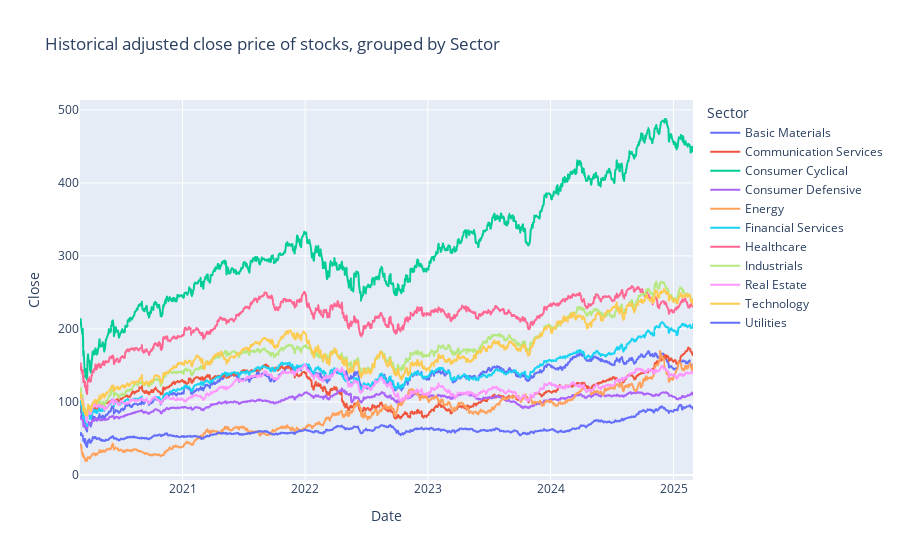

Source (notebook cell):
### Code cell
#Plots the average price of each sector over the last 5 years. 
fig = px.line(grouped_data, x='Date', y='Close', color=group, 
              title = f'Historical adjusted close price of stocks, grouped by {group}',
              labels = {
                  'date' : 'Date',
                  'close' : 'Closing price (adjusted)'
                })
fig

### Figure 1 — Plotly figure (JSON) as saved in the notebook; plotly's stock layout.template omitted (floating-point values rounded to 4 significant figures; data arrays with more than 128 entries replaced by an {"elided": "..."} marker saying what was removed)
{"data": [{"hovertemplate": "Sector=Basic Materials<br>Date=%{x}<br>Close=%{y}<extra></extra>", "legendgroup": "Basic Materials", "line": {"color": "#636efa", "dash": "solid"}, "marker": {"symbol": "circle"}, "mode": "lines", "name": "Basic Materials", "showlegend": true, "type": "scattergl", "x": {"elided": "1257 str values"}, "xaxis": "x", "y": {"elided": "1257 float values"}, "yaxis": "y"}, {"hovertemplate": "Sector=Communication Services<br>Date=%{x}<br>Close=%{y}<extra></extra>", "legendgroup": "Communication Services", "line": {"color": "#EF553B", "dash": "solid"}, "marker": {"symbol": "circle"}, "mode": "lines", "name": "Communication Services", "showlegend": true, "type": "scattergl", "x": {"elided": "1257 str values"}, "xaxis": "x", "y": {"elided": "1257 float values"}, "yaxis": "y"}, {"hovertemplate": "Sector=Consumer Cyclical<br>Date=%{x}<br>Close=%{y}<extra></extra>", "legendgroup": "Consumer Cyclical", "line": {"color": "#00cc96", "dash": "solid"}, "marker": {"symbol": "circle"}, "mode": "lines", "name": "Consumer Cyclical", "showlegend": true, "type": "scattergl", "x": {"elided": "1257 str values"}, "xaxis": "x", "y": {"elided": "1257 float values"}, "yaxis": "y"}, {"hovertemplate": "Sector=Consumer Defensive<br>Date=%{x}<br>Close=%{y}<extra></extra>", "legendgroup": "Consumer Defensive", "line": {"color": "#ab63fa", "dash": "solid"}, "marker": {"symbol": "circle"}, "mode": "lines", "name": "Consumer Defensive", "showlegend": true, "type": "scattergl", "x": {"elided": "1257 str values"}, "xaxis": "x", "y": {"elided": "1257 float values"}, "yaxis": "y"}, {"hovertemplate": "Sector=Energy<br>Date=%{x}<br>Close=%{y}<extra></extra>", "legendgroup": "Energy", "line": {"color": "#FFA15A", "dash": "solid"}, "marker": {"symbol": "circle"}, "mode": "lines", "name": "Energy", "showlegend": true, "type": "scattergl", "x": {"elided": "1257 str values"}, "xaxis": "x", "y": {"elided": "1257 float values"}, "yaxis": "y"}, {"hovertemplate": "Sector=Financial Services<br>Date=%{x}<br>Close=%{y}<extra></extra>", "legendgroup": "Financial Services", "line": {"color": "#19d3f3", "dash": "solid"}, "marker": {"symbol": "circle"}, "mode": "lines", "name": "Financial Services", "showlegend": true, "type": "scattergl", "x": {"elided": "1257 str values"}, "xaxis": "x", "y": {"elided": "1257 float values"}, "yaxis": "y"}, {"hovertemplate": "Sector=Healthcare<br>Date=%{x}<br>Close=%{y}<extra></extra>", "legendgroup": "Healthcare", "line": {"color": "#FF6692", "dash": "solid"}, "marker": {"symbol": "circle"}, "mode": "lines", "name": "Healthcare", "showlegend": true, "type": "scattergl", "x": {"elided": "1257 str values"}, "xaxis": "x", "y": {"elided": "1257 float values"}, "yaxis": "y"}, {"hovertemplate": "Sector=Industrials<br>Date=%{x}<br>Close=%{y}<extra></extra>", "legendgroup": "Industrials", "line": {"color": "#B6E880", "dash": "solid"}, "marker": {"symbol": "circle"}, "mode": "lines", "name": "Industrials", "showlegend": true, "type": "scattergl", "x": {"elided": "1257 str values"}, "xaxis": "x", "y": {"elided": "1257 float values"}, "yaxis": "y"}, {"hovertemplate": "Sector=Real Estate<br>Date=%{x}<br>Close=%{y}<extra></extra>", "legendgroup": "Real Estate", "line": {"color": "#FF97FF", "dash": "solid"}, "marker": {"symbol": "circle"}, "mode": "lines", "name": "Real Estate", "showlegend": true, "type": "scattergl", "x": {"elided": "1257 str values"}, "xaxis": "x", "y": {"elided": "1257 float values"}, "yaxis": "y"}, {"hovertemplate": "Sector=Technology<br>Date=%{x}<br>Close=%{y}<extra></extra>", "legendgroup": "Technology", "line": {"color": "#FECB52", "dash": "solid"}, "marker": {"symbol": "circle"}, "mode": "lines", "name": "Technology", "showlegend": true, "type": "scattergl", "x": {"elided": "1257 str values"}, "xaxis": "x", "y": {"elided": "1257 float values"}, "yaxis": "y"}, {"hovertemplate": "Sector=Utilities<br>Date=%{x}<br>Close=%{y}<extra></extra>", "legendgroup": "Utilities", "line": {"color": "#636efa", "dash": "solid"}, "marker": {"symbol": "circle"}, "mode": "lines", "name": "Utilities", "showlegend": true, "type": "scattergl", "x": {"elided": "1257 str values"}, "xaxis": "x", "y": {"elided": "1257 float values"}, "yaxis": "y"}], "layout": {"legend": {"title": {"text": "Sector"}, "tracegroupgap": 0}, "title": {"text": "Historical adjusted close price of stocks, grouped by Sector"}, "xaxis": {"anchor": "y", "domain": [0, 1], "title": {"text": "Date"}}, "yaxis": {"anchor": "x", "domain": [0, 1], "title": {"text": "Close"}}}}
